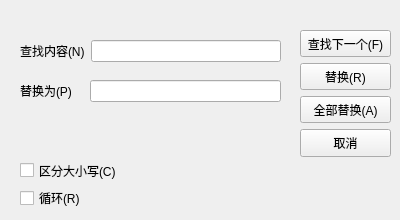
<?xml version="1.0" encoding="UTF-8"?>
<ui version="4.0">
 <class>Form</class>
 <widget class="QWidget" name="Form">
  <property name="geometry">
   <rect>
    <x>0</x>
    <y>0</y>
    <width>400</width>
    <height>220</height>
   </rect>
  </property>
  <property name="minimumSize">
   <size>
    <width>400</width>
    <height>220</height>
   </size>
  </property>
  <property name="maximumSize">
   <size>
    <width>400</width>
    <height>220</height>
   </size>
  </property>
  <property name="windowTitle">
   <string>替换</string>
  </property>
  <widget class="QCheckBox" name="checkBox">
   <property name="geometry">
    <rect>
     <x>20</x>
     <y>160</y>
     <width>101</width>
     <height>21</height>
    </rect>
   </property>
   <property name="text">
    <string>区分大小写(C)</string>
   </property>
  </widget>
  <widget class="QCheckBox" name="checkBox_2">
   <property name="geometry">
    <rect>
     <x>20</x>
     <y>190</y>
     <width>71</width>
     <height>16</height>
    </rect>
   </property>
   <property name="text">
    <string>循环(R)</string>
   </property>
  </widget>
  <widget class="QWidget" name="">
   <property name="geometry">
    <rect>
     <x>300</x>
     <y>30</y>
     <width>91</width>
     <height>181</height>
    </rect>
   </property>
   <layout class="QVBoxLayout" name="verticalLayout" stretch="1,1,1,1,2">
    <item>
     <widget class="QPushButton" name="pushButton">
      <property name="sizePolicy">
       <sizepolicy hsizetype="Expanding" vsizetype="Expanding">
        <horstretch>0</horstretch>
        <verstretch>0</verstretch>
       </sizepolicy>
      </property>
      <property name="text">
       <string>查找下一个(F)</string>
      </property>
     </widget>
    </item>
    <item>
     <widget class="QPushButton" name="pushButton_2">
      <property name="sizePolicy">
       <sizepolicy hsizetype="Expanding" vsizetype="Expanding">
        <horstretch>0</horstretch>
        <verstretch>0</verstretch>
       </sizepolicy>
      </property>
      <property name="text">
       <string>替换(R)</string>
      </property>
     </widget>
    </item>
    <item>
     <widget class="QPushButton" name="pushButton_3">
      <property name="sizePolicy">
       <sizepolicy hsizetype="Expanding" vsizetype="Expanding">
        <horstretch>0</horstretch>
        <verstretch>0</verstretch>
       </sizepolicy>
      </property>
      <property name="text">
       <string>全部替换(A)</string>
      </property>
     </widget>
    </item>
    <item>
     <widget class="QPushButton" name="pushButton_4">
      <property name="sizePolicy">
       <sizepolicy hsizetype="Expanding" vsizetype="Expanding">
        <horstretch>0</horstretch>
        <verstretch>0</verstretch>
       </sizepolicy>
      </property>
      <property name="text">
       <string>取消</string>
      </property>
     </widget>
    </item>
    <item>
     <spacer name="verticalSpacer">
      <property name="orientation">
       <enum>Qt::Vertical</enum>
      </property>
      <property name="sizeHint" stdset="0">
       <size>
        <width>20</width>
        <height>40</height>
       </size>
      </property>
     </spacer>
    </item>
   </layout>
  </widget>
  <widget class="QWidget" name="">
   <property name="geometry">
    <rect>
     <x>20</x>
     <y>40</y>
     <width>261</width>
     <height>22</height>
    </rect>
   </property>
   <layout class="QHBoxLayout" name="horizontalLayout" stretch="1,3">
    <item>
     <widget class="QLabel" name="label">
      <property name="text">
       <string>查找内容(N)</string>
      </property>
     </widget>
    </item>
    <item>
     <widget class="QLineEdit" name="lineEdit"/>
    </item>
   </layout>
  </widget>
  <widget class="QWidget" name="">
   <property name="geometry">
    <rect>
     <x>20</x>
     <y>80</y>
     <width>261</width>
     <height>22</height>
    </rect>
   </property>
   <layout class="QHBoxLayout" name="horizontalLayout_2" stretch="1,3">
    <item>
     <widget class="QLabel" name="label_2">
      <property name="text">
       <string>替换为(P)</string>
      </property>
     </widget>
    </item>
    <item>
     <widget class="QLineEdit" name="lineEdit_2"/>
    </item>
   </layout>
  </widget>
 </widget>
 <resources/>
 <connections>
  <connection>
   <sender>pushButton_4</sender>
   <signal>clicked()</signal>
   <receiver>Form</receiver>
   <slot>close()</slot>
   <hints>
    <hint type="sourcelabel">
     <x>327</x>
     <y>144</y>
    </hint>
    <hint type="destinationlabel">
     <x>407</x>
     <y>198</y>
    </hint>
   </hints>
  </connection>
  <connection>
   <sender>pushButton</sender>
   <signal>clicked()</signal>
   <receiver>Form</receiver>
   <slot>findnext()</slot>
   <hints>
    <hint type="sourcelabel">
     <x>372</x>
     <y>45</y>
    </hint>
    <hint type="destinationlabel">
     <x>395</x>
     <y>45</y>
    </hint>
   </hints>
  </connection>
  <connection>
   <sender>pushButton_2</sender>
   <signal>clicked()</signal>
   <receiver>Form</receiver>
   <slot>replacestr()</slot>
   <hints>
    <hint type="sourcelabel">
     <x>375</x>
     <y>78</y>
    </hint>
    <hint type="destinationlabel">
     <x>401</x>
     <y>82</y>
    </hint>
   </hints>
  </connection>
  <connection>
   <sender>pushButton_3</sender>
   <signal>clicked()</signal>
   <receiver>Form</receiver>
   <slot>replaceall()</slot>
   <hints>
    <hint type="sourcelabel">
     <x>371</x>
     <y>106</y>
    </hint>
    <hint type="destinationlabel">
     <x>402</x>
     <y>116</y>
    </hint>
   </hints>
  </connection>
 </connections>
 <slots>
  <slot>findnext()</slot>
  <slot>replacestr()</slot>
  <slot>replaceall()</slot>
 </slots>
</ui>
